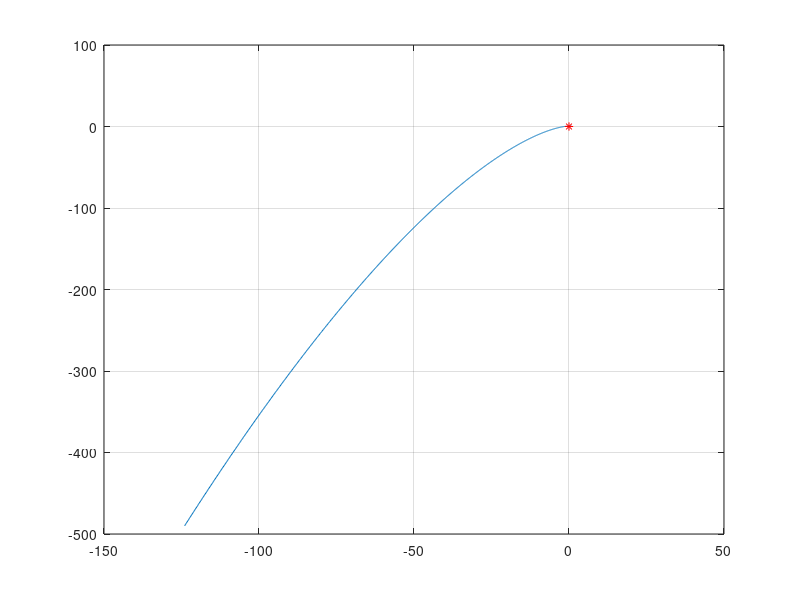
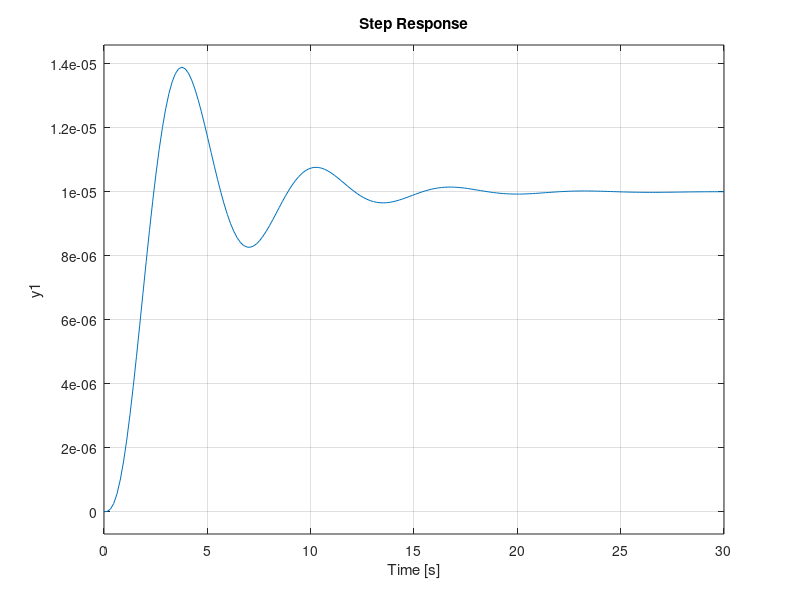
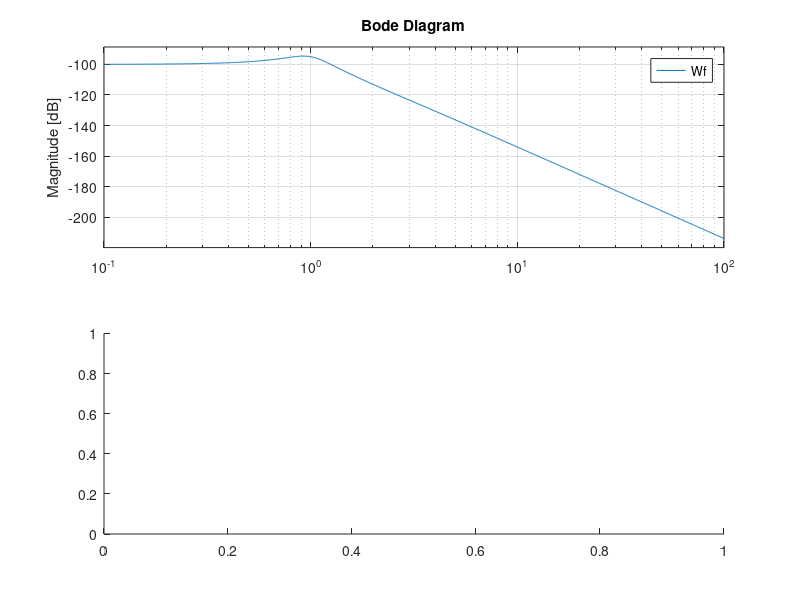

Here is the MATLAB script that generated these plots, in order: (Note: this script raises an error after producing the figures.)
K = 0.00001; %(передаточный коэффициент)
T1 = 1; %(по варианту)
T2 = 0.5; %(по варианту)
W1 = tf(1,[0.5 1]); %(для апериодического звена)
W2=tf(1,[T1*T1 T2 1]); %(Апериодическое звено 2-ого порядка)
W = K*W1*W2; %(для разомкнутой системы)
Wf = feedback(W,1); %(для замкнутой системы)
[num,den]=tfdata(Wf, 'v'); %(числитель и знаменатель ПФ)
omega = 0.1:0.01:10; %(диапазон и шаг частот)
G = freqs(den,1,omega); %(расчет годографа)
u = real (G); %(вещественная часть годографа)
v = imag(G); %(мнимая часть годографа)
figure(1); %(График строится в 1-м окне)
plot(u,v,0,0,'r*'); %(график годографа, в т.(0,0) красная *)
grid on; %(координатная сетка)
figure(2); %(График строится во 2-м окне)
step(Wf); %(переходная функций)
grid on; %(координатная сетка)
figure(3); %(График строится в 3-м окне)
bode(Wf); %(ЛАХ)
grid on; %(координатная сетка)
T2 = [0.5 1 1 1.5 2 2.5 3 3.5 4 4.5 5];
K = [2 4 6 8 10 12 14 16 18 20]; %(десять полученных значений)
plot(T2, K);